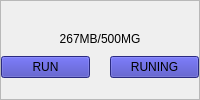
                  <widget class="QFrame" name="frame_11">
                   <property name="sizePolicy">
                    <sizepolicy hsizetype="Preferred" vsizetype="Fixed">
                     <horstretch>0</horstretch>
                     <verstretch>0</verstretch>
                    </sizepolicy>
                   </property>
                   <property name="frameShape">
                    <enum>QFrame::StyledPanel</enum>
                   </property>
                   <property name="frameShadow">
                    <enum>QFrame::Raised</enum>
                   </property>
                   <layout class="QVBoxLayout" name="verticalLayout_10">
                    <property name="spacing">
                     <number>0</number>
                    </property>
                    <property name="leftMargin">
                     <number>0</number>
                    </property>
                    <property name="topMargin">
                     <number>0</number>
                    </property>
                    <property name="rightMargin">
                     <number>0</number>
                    </property>
                    <property name="bottomMargin">
                     <number>0</number>
                    </property>
                    <item>
                     <layout class="QVBoxLayout" name="verticalLayout_9">
                      <item>
                       <spacer name="verticalSpacer_5">
                        <property name="orientation">
                         <enum>Qt::Vertical</enum>
                        </property>
                        <property name="sizeType">
                         <enum>QSizePolicy::Fixed</enum>
                        </property>
                        <property name="sizeHint" stdset="0">
                         <size>
                          <width>20</width>
                          <height>10</height>
                         </size>
                        </property>
                       </spacer>
                      </item>
                      <item>
                       <widget class="QLabel" name="lab_showSpaceDisk">
                        <property name="sizePolicy">
                         <sizepolicy hsizetype="Preferred" vsizetype="Fixed">
                          <horstretch>0</horstretch>
                          <verstretch>0</verstretch>
                         </sizepolicy>
                        </property>
                        <property name="text">
                         <string>267MB/500MG</string>
                        </property>
                        <property name="alignment">
                         <set>Qt::AlignCenter</set>
                        </property>
                       </widget>
                      </item>
                      <item>
                       <spacer name="verticalSpacer_4">
                        <property name="orientation">
                         <enum>Qt::Vertical</enum>
                        </property>
                        <property name="sizeType">
                         <enum>QSizePolicy::Fixed</enum>
                        </property>
                        <property name="sizeHint" stdset="0">
                         <size>
                          <width>20</width>
                          <height>10</height>
                         </size>
                        </property>
                       </spacer>
                      </item>
                      <item>
                       <layout class="QHBoxLayout" name="horizontalLayout_7">
                        <item>
                         <widget class="QPushButton" name="btn_run">
                          <property name="styleSheet">
                           <string notr="true">background-color: rgb(60, 60, 181);</string>
                          </property>
                          <property name="text">
                           <string>RUN</string>
                          </property>
                         </widget>
                        </item>
                        <item>
                         <spacer name="horizontalSpacer_12">
                          <property name="orientation">
                           <enum>Qt::Horizontal</enum>
                          </property>
                          <property name="sizeType">
                           <enum>QSizePolicy::Fixed</enum>
                          </property>
                          <property name="sizeHint" stdset="0">
                           <size>
                            <width>20</width>
                            <height>20</height>
                           </size>
                          </property>
                         </spacer>
                        </item>
                        <item>
                         <widget class="QPushButton" name="btn_runing">
                          <property name="styleSheet">
                           <string notr="true">background-color: rgb(60, 60, 181);</string>
                          </property>
                          <property name="text">
                           <string>RUNING</string>
                          </property>
                         </widget>
                        </item>
                       </layout>
                      </item>
                     </layout>
                    </item>
                   </layout>
                  </widget>
